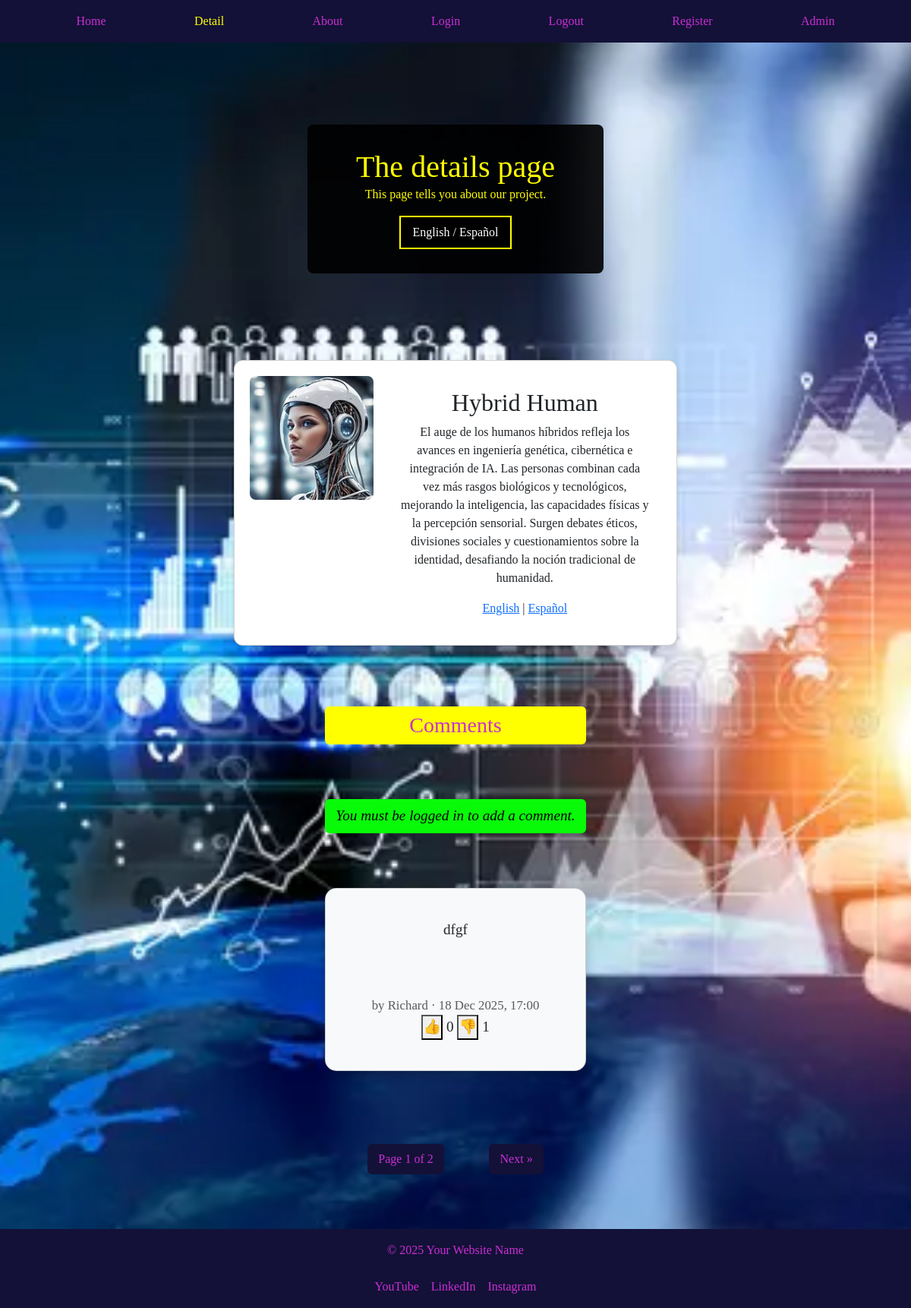
The app's page /detail/?lang=es with its own data.
### next_project/models.py (models this page shows, shortened)
class CardText(models.Model):
    title = models.CharField(max_length=20)
    content = models.TextField()
    image_name = models.CharField(
        max_length=100,
        help_text="Enter the image filename (eg 'An image of...)",
        default='default.jpg',
        blank=True
    )

class CardTextTranslation(models.Model):
    LANGUAGE_CHOICES = [
        ('en', 'English'),
        ('es', 'Spanish'),
    ]
    card = models.ForeignKey(
        CardText,
        related_name='translations',
        on_delete=models.CASCADE
    )
    language = models.CharField(max_length=5, choices=LANGUAGE_CHOICES)
    content = models.TextField()

class Comment(models.Model):
    CardText = models.ForeignKey(CardText, on_delete=models.CASCADE,
                                 related_name='comments')
    user = models.ForeignKey(User, on_delete=models.CASCADE)
    text = models.TextField()
    created_at = models.DateTimeField(auto_now_add=True)
    updated_at = models.DateTimeField(auto_now_add=True)

### next_project/views.py (the view, shortened to what this page needs)
# urls.py: path('detail/', views.detail_view, name='detail'),
def detail_view(request):
    lang = request.GET.get('lang', 'en')
    cards = CardText.objects.all()
    card_paginator = Paginator(cards, 1)
    card_page_number = request.GET.get('page')
    card_page_obj = card_paginator.get_page(card_page_number)
    card = card_page_obj.object_list[0] if card_page_obj.object_list else None
    if card:
        translation = card.translations.filter(language=lang).first()
        content = translation.content if translation else (
            card.content or 'Content coming soon.')
        comments_qs = Comment.objects.filter(
            CardText=card).annotate(
         like_count=Count('reactions', filter=Q(reactions__reaction='like')),
         dislike_count=Count(
             'reactions', filter=Q(reactions__reaction='dislike')),
        ).order_by('-created_at')
        comment_paginator = Paginator(comments_qs, 5)
        comment_page_number = request.GET.get('comments_page')
        comments = comment_paginator.get_page(comment_page_number)
        comment_form = CommentForm()
    context = {
        'card': card,
        'content': content,
        'page_obj': card_page_obj,
        'is_paginated': card_page_obj.has_other_pages()
        if card_page_obj else False,
        'comments': comments,
        'comment_form': comment_form,
        'active_tab': 'detail',
        'user_authenticated': request.user.is_authenticated,
    }
    return render(request, 'next_project/detail.html', context)

### next_project/templates/next_project/detail.html (shortened to what this page needs)
{% extends 'next_project/base.html' %}
{% load static %}
{% block content %}
<section class="hero">
    <div class="hero-overlay">
        <h1 class="color" data-i18n="detail_title">The details page</h1>
        <p class="color" data-i18n="detail_content">This page tells you about our project.</p>
        <button id="switch-lang">English / Español</button>
    </div>
</section>
<div class="card mb-4">
    <div class="card-image-container">
        <a href="{% url 'detail' %}">
            <img src="{% static 'images/'|add:card.image_name %}" alt="{{ card.title }}" class="card-image">
        </a>
    </div>
    <div class="card-text p-3">
        <h2 class="card-title">{{ card.title }}</h2>
        <p class="card-content">{{ content }}</p>
        <div class="lang-switch">
            <a href="{% url 'detail' %}?lang=en">English</a> |
            <a href="{% url 'detail' %}?lang=es">Español</a>
        </div>
    </div>
</div>
<section class="comments mt-4">
    <h3 id="comments">Comments</h3>
    {% if card and user.is_authenticated %}
    <button type="button" class="btn btn-primary mb-3" data-bs-toggle="modal" data-bs-target="#addCommentModal">
        Add Comment
    </button>
    <div class="modal fade" id="addCommentModal" tabindex="-1" aria-labelledby="addCommentModalLabel"
        aria-hidden="true">
        <div class="modal-dialog">
            <div class="modal-content">
                <form method="POST">
                    {% csrf_token %}
                    <div class="modal-header">
                        <h5 class="modal-title" id="addCommentModalLabel">Add Comment</h5>
                        <button type="button" id="comment-btn" class="btn-close" data-bs-dismiss="modal"></button>
                    </div>
                    <div class="modal-body">
                        {{ comment_form.as_p }}
                    </div>
                    <div class="modal-footer">
                        <button type="submit" class="btn btn-primary" name="add_comment">Submit</button>
                        <button type="button" class="btn btn-secondary" data-bs-dismiss="modal">Cancel</button>
                    </div>
                </form>
            </div>
        </div>
    </div>
    {% elif not card %}
    <p><em>No card available to comment on.</em></p>
    {% else %}
    <p id="loginforcard"><em>You must be logged in to add a comment.</em></p>
    {% endif %}
    {% for comment in comments %}
    <div class="card comment-card mb-3">
        <div class="card-body">
            <p>{{ comment.text }}</p>
            <small class="text-muted">by {{ comment.user.username }} · {{ comment.created_at|date:"d M Y, H:i"}}</small>
            <div class="reaction-bar">
                <button class="reaction-btn like-btn" data-comment-id="{{ comment.id }}" data-reaction="like"
                    type="button">
                    👍
                </button>
                <span class="like-count">
                    {{ comment.like_count }}
                </span>
                <button class="reaction-btn dislike-btn" data-comment-id="{{ comment.id }}" data-reaction="dislike"
                    type="button">
                    👎
                </button>
                <span class="dislike-count">
                    {{ comment.dislike_count }}
                </span>
            </div>
        </div>
    </div>
    {% endfor %}
</section>
<div class="pagination-container mb-4">
    <nav aria-label="Card navigation">
        <ul class="pagination justify-content-center">
            <li class="page-item disabled">
                <span class="page-link">Page {{ page_obj.number }} of {{ page_obj.paginator.num_pages }}</span>
            </li>
            {% if page_obj.has_next %}
            <li class="page-item">
                <a class="page-link" href="?page={{ page_obj.next_page_number }}">Next &raquo;</a>
            </li>
            {% endif %}
        </ul>
    </nav>
</div>
{% endblock %}

### next_project/static/next_project/CSS/style.css (style rules this page uses)
* { box-sizing: border-box; margin: 0; padding: 0; }
html, body { height: 100%; font-family: "Times New Roman", Times, serif; }
body { display: flex; flex-direction: column; min-height: 100vh; padding-top: 4.375rem; background-image: url("/static/images/techimage.jpg"); background-repeat: no-repeat; background-position: center center; background-size: cover; background-attachment: fixed; image-rendering: auto; }
nav a { color: rgb(203 46 211); text-decoration: none; transition: color 0.3s; }
.color { color: yellow; }
.hero { display: flex; justify-content: center; align-items: center; height: 40vh; position: relative; }
.hero-overlay { background-color: rgba(0, 0, 0, 0.9); padding: 2rem 4rem; border-radius: 8px; text-align: center; display: inline-block; }
.hero-overlay h1 { color: yellow; margin: 0; }
#switch-lang { background-color: rgba(0, 0, 0, 0.9); color: white; border: 2px solid yellow; padding: 8px 16px; cursor: pointer; transition: background-color 0.3s, color 0.3s; }
.card { display: flex; flex-direction: row; gap: 20px; width: 50%; max-width: 1200px; margin: 20px auto; background: #fff; border-radius: 12px; padding: 20px; box-shadow: 0 4px 8px rgba(0,0,0,0.1); }
.card-image-container { flex: 0 0 30%; }
.card-image { width: 100%; height: auto; border-radius: 8px; display: block; }
.card-text { flex: 1; }
.pagination-container { margin: 3rem 0; }
.pagination { display: flex; gap: 3.75rem; }
.pagination .page-item { list-style: none; }
.pagination .page-link { background-color: #131137; color: rgb(203 46 211); border: none; border-radius: 6px; padding: 0.5rem 0.9rem; font-weight: 500; text-decoration: none; transition: background-color 0.3s ease, color 0.3s ease; }
.pagination .page-item.disabled .page-link, .pagination .page-item.disabled .page-link:hover, .pagination .page-item.disabled .page-link:focus { background-color: #131137; color: rgb(203 46 211); cursor: pointer; pointer-events: none; }
#comments { background-color: yellow; color: rgb(203 46 211); border: none; border-radius: 6px; padding: 0.5rem 0.9rem; font-weight: 500; text-decoration: none; transition: background-color 0.3s ease, color 0.3s ease; margin-bottom: 4.5rem; }
#loginforcard { background-color: rgb(9, 250, 9); color: black; font-weight: bold; font-size: larger; border: none; border-radius: 6px; padding: 0.5rem 0.9rem; font-weight: 500; text-decoration: none; margin-bottom: 4.5rem; }
.comment-card { width: 100%; max-width: 800px; margin: 1rem auto; padding: 1.5rem; font-size: 1.2rem; border-radius: 15px; box-shadow: 0 5px 15px rgba(0,0,0,0.2); background-color: #f8f9fa; }
.comment-card p { margin-bottom: 4.5rem; }
.comment-card small { display: block; margin-top: 0.5rem; color: #555; }

### records on screen
CardText: image_name (picture), title "Hybrid Human"
CardTextTranslation: content "El auge de los humanos híbridos refleja los avances en ingeniería genética, cibernética e integración de IA. Las personas combinan cada vez más rasgos biológicos y tecnológicos, mejorando la inteligencia, las capacidades físicas y la percepción sensorial. Surgen debates éticos, divisiones sociales y cuestionamientos sobre la identidad, desafiando la noción tradicional de humanidad."
Comment: text "dfgf", user.username "Richard", created_at "18 Dec 2025, 17:00", like_count "0", dislike_count "1"

### other values on screen
{{ page_obj.number }} "1"
{{ page_obj.paginator.num_pages }} "2"
